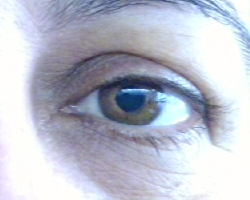
#> input picture Esercizi/prove/3_prova/I1.png, 250 x 200 px
$ python EX3.py
#> lines starting #> are read from the running program, lines starting #| are printed output that depends on the picture
# #!/usr/bin/env python3
# # -*- coding: utf-8 -*-
# """
# @author: Agda77
# """

import numpy as np
import matplotlib.pyplot as plt
import scipy.ndimage as ndi
import skimage.io as io
from skimage.color import rgb2gray

def sharpening(x : np.array) -> np.array:
    h = np.array([[-1,2,-1],[2,-4,2],[-1,2,-1]])
    flt = ndi.correlate(x, h)
    return flt

def alt_filter(x_arr):
    # Seleziono l'elemento centrale
    x = np.reshape(x_arr, (int(np.sqrt(len(x_arr))),int(np.sqrt(len(x_arr)))))
    # Genero una maschera
    y = (x - x[1,1]) >= 0

    sum_u = y[0,0] + 2*y[0,1] + 4*y[0,2] + 8*y[1,2] + 16*y[2,2] + 32*y[2,1] + 64*y[2,0] + 128*y[1,0]

    return sum_u

def true_false(x : np.array) -> bool:
    # 1. Effettuazione del primo processo
    y = sharpening(x)

    # 2. Filtro alternativo
    k = 3
    z = ndi.generic_filter(y, alt_filter, size=(k,k))

    # 3. Deviazione standard

    # std = np.std(z)
    h, b = np.histogram(z,np.arange(257))
    std = np.std(h)
    plt.figure()
    plt.title("Istogramma")
    plt.hist(h.flatten(), bins=255)
    plt.title("var : " + str(std))


    if std > 495:
        return True
    else:
        return False

if __name__=="__main__":


    plt.close("all")
    # Main
    x = io.imread("I1.png")
#> x is the input picture: shape (200, 250, 3); mean R, G, B 186.6, 190.8, 204.8
    x = np.float64(x)/255
    x = rgb2gray(x)
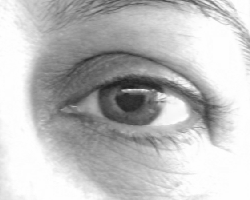
#> x: shape (200, 250) float64; min 0.113, max 1, mean 0.749

    y = io.imread("I2.png")
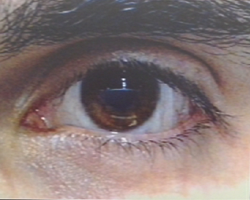
#> input picture Esercizi/prove/3_prova/I2.png, 250 x 200 px
#> y is the input picture: shape (200, 250, 3); mean R, G, B 134.3, 119.3, 118.1
    y = np.float64(y)/255
    y = rgb2gray(y)
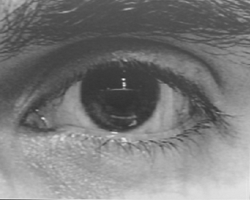
#> y: shape (200, 250) float64; min 0.192, max 0.94, mean 0.48

    message_1 = ""
    if true_false(x) :
#> in true_false, `z = ndi.generic_filter(y, alt_filter, size=(k,k))`:
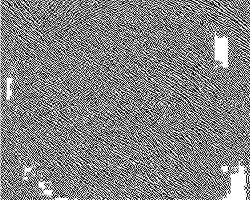
#> z: shape (200, 250) float64; min 0, max 255, mean 131.5
#> in true_false, `h, b = np.histogram(z,np.arange(257))`: h = 256 values, max 5899 at index 255, min 3 at index 62, mean 195.3; b = 257 values from 0 to 256
#> in true_false, `std = np.std(h)`: std = 509.8
        message_1="Vera"
    else:
        message_1="Falsa"

    message_2 = ""
    if true_false(y) :
#> in sharpening (call 2), `flt = ndi.correlate(x, h)`:
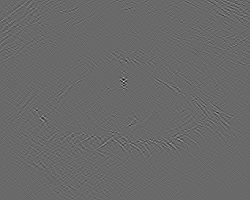
#> flt: shape (200, 250) float64; min -0.329, max 0.466, mean -2.85e-19; drawn with min black and max white
#> in true_false (call 2), `z = ndi.generic_filter(y, alt_filter, size=(k,k))`:
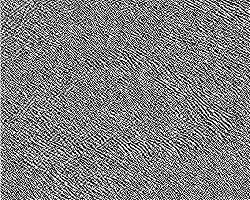
#> z: shape (200, 250) float64; min 0, max 255, mean 127.9
#> in true_false (call 2), `h, b = np.histogram(z,np.arange(257))`: h = 256 values, max 4976 at index 255, min 8 at index 34, mean 195.3
#> in true_false (call 2), `std = np.std(h)`: std = 462.5
        message_2="Vera"
    else:
        message_2="Falsa"

    plt.figure()
    plt.subplot(1,2,1)
    plt.imshow(x, clim=None, cmap="gray")
    plt.title("I1 = " + message_1)
    plt.subplot(1,2,2)
    plt.imshow(y, clim=None, cmap="gray")
    plt.title("I2 = " + message_2)

    plt.show()
#> figure, not shown here; tallest bar 46 high, from x = 26.12 to 49.24
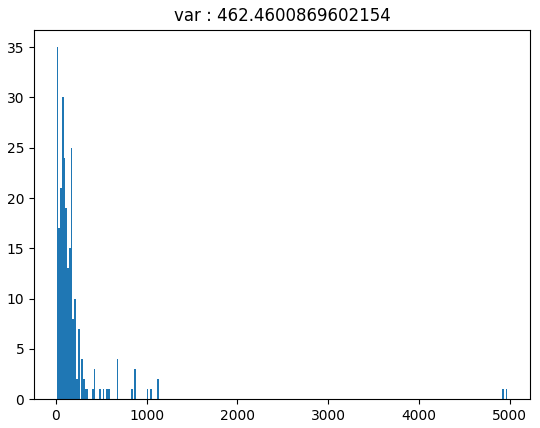
#> figure drawn by matplotlib, 1 panel; tallest bar 35 high, from x = 8 to 27.48
